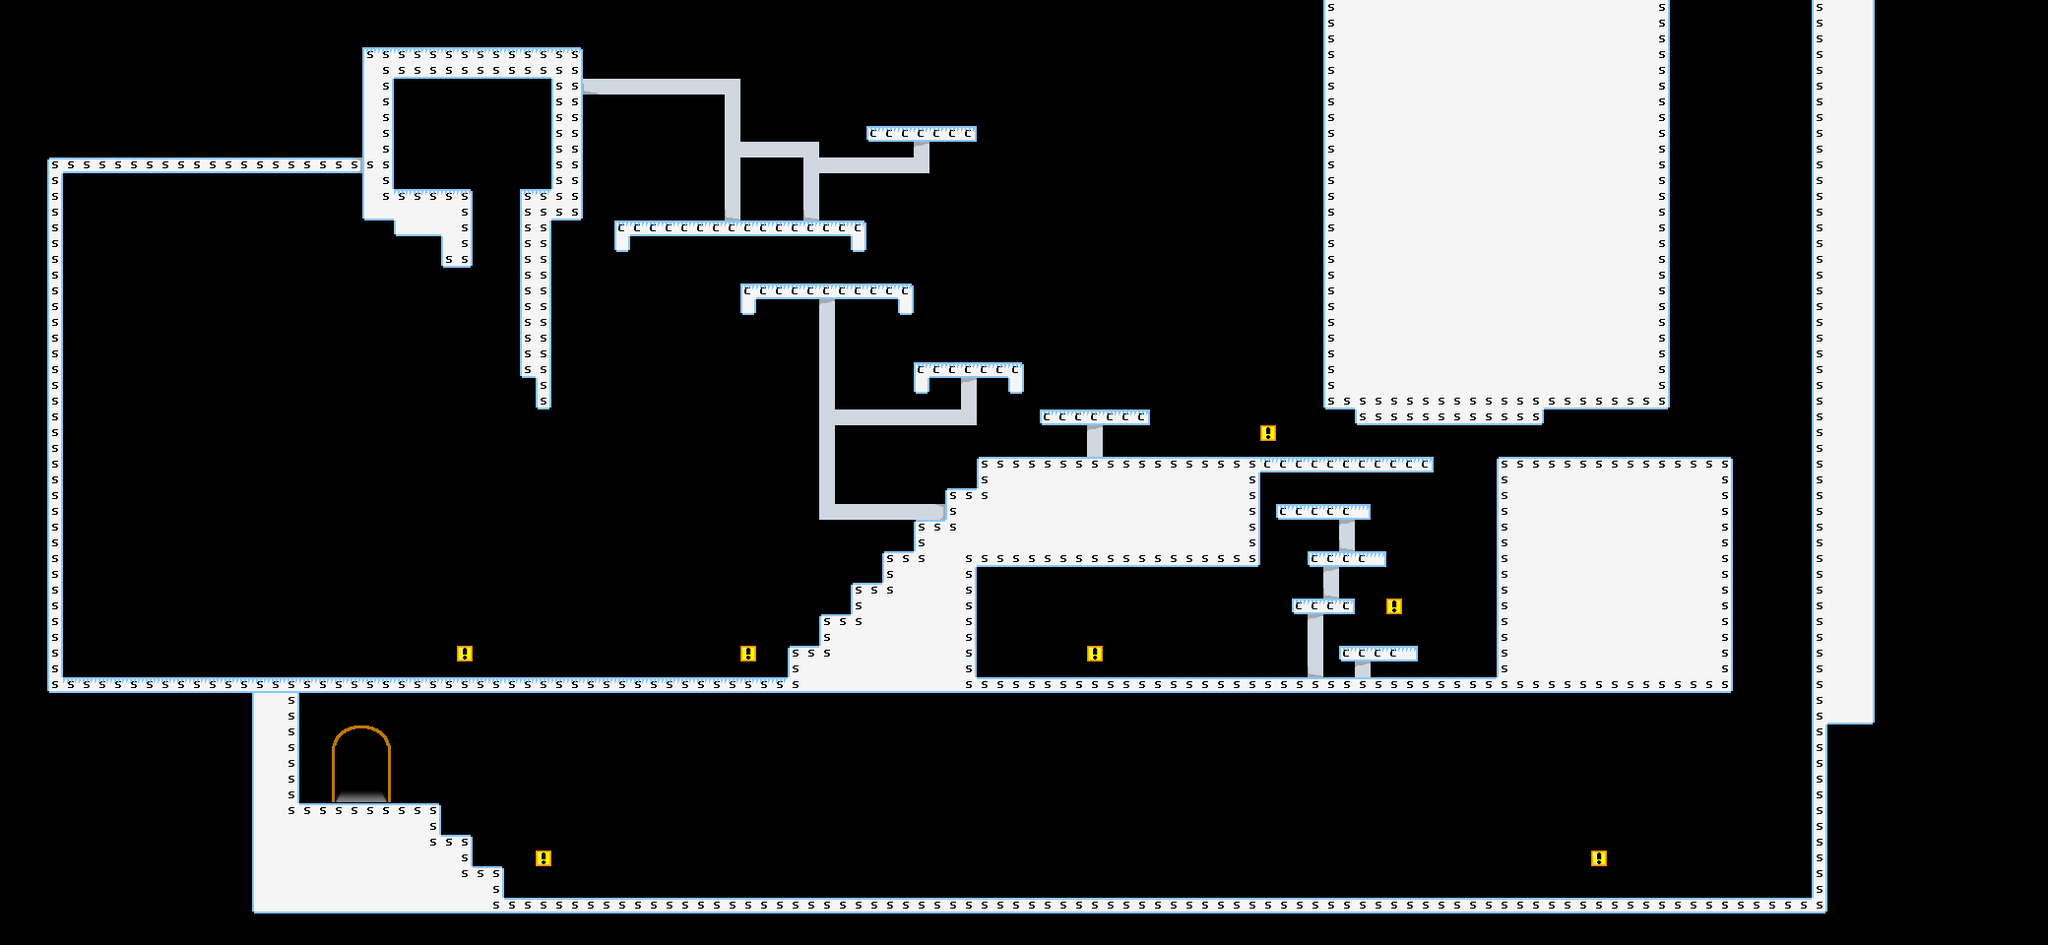

Below is a game level as drawn by its tile map, then a one-line description and the .tmx that defines it (tile-layer data replaced by summaries):
An orthogonal 130x60 tile map with 16x16 px tiles, 3 tile layers (main, collision, main_fg) and 15 objects (7x info, 5x enemy, start, portal, coin).

<map version="1.0" orientation="orthogonal" width="130" height="60" tilewidth="16" tileheight="16">
 <tileset firstgid="1" name="level_tilesheet" tilewidth="16" tileheight="16">
  <image source="level_tilesheet.png" width="1600" height="320" />
  <tile id="0">
   <properties>
    <property name="type" value="solid" />
   </properties>
  </tile>
  <tile id="1">
   <properties>
    <property name="type" value="cloud" />
   </properties>
  </tile>
 </tileset>
 <layer name="main" width="130" height="60">
  <data>[7800 cells, 1862 non-empty, 32 distinct tile ids]</data>
 </layer>
 <layer name="collision" width="130" height="60">
  <data>[7800 cells, 682 non-empty, 2 distinct tile ids]</data>
 </layer>
 <layer name="main_fg" width="130" height="60">
  <data>[7800 cells, 162 non-empty, 4 distinct tile ids]</data>
 </layer>
 <objectgroup name="obj" width="130" height="60">
  <object type="start" x="416" y="160" width="32" height="32" />
  <object type="portal" x="336" y="736" width="64" height="80">
   <properties>
    <property name="info" value="&lt;PRESS DOWN TO ENTER CONNECTION&gt;" />
    <property name="level" value="1" />
   </properties>
  </object>
  <object type="info" x="448" y="640" width="48" height="48">
   <properties>
    <property name="info" value="MOVE WITH &lt;WASD&gt; OR &lt;ARROW&gt; KEYS" />
   </properties>
  </object>
  <object type="info" x="736" y="640" width="48" height="48">
   <properties>
    <property name="info" value="&lt;UP&gt; TO JUMP" />
   </properties>
  </object>
  <object type="info" x="1264" y="416" width="48" height="48">
   <properties>
    <property name="info" value="DOUBLE TAP BACK OR FORWARD TO DASH" />
   </properties>
  </object>
  <object type="info" x="1392" y="592" width="48" height="48">
   <properties>
    <property name="info" value="TRY DASHING TO GET PAST THE GAP" />
   </properties>
  </object>
  <object type="info" x="528" y="848" width="48" height="48">
   <properties>
    <property name="info" value="ENTER CONNECTING WORLDS WITH &lt;DOWN&gt; OR &lt;S&gt;" />
   </properties>
  </object>
  <object type="info" x="1088" y="640" width="48" height="48">
   <properties>
    <property name="info" value="COLLECT GOLD TO UPGRADE IN SHOP" />
   </properties>
  </object>
  <object type="coin" x="1024" y="656" width="32" height="32" />
  <object type="info" x="1600" y="848" width="48" height="48">
   <properties>
    <property name="info" value="ATTACK WITH &lt;SPACE&gt;" />
   </properties>
  </object>
  <object type="enemy" x="1456" y="848" width="32" height="32">
   <properties>
    <property name="id" value="eye" />
    <property name="money" value="2" />
   </properties>
  </object>
  <object type="enemy" x="1376" y="800" width="32" height="32">
   <properties>
    <property name="id" value="eye" />
    <property name="money" value="2" />
   </properties>
  </object>
  <object type="enemy" x="1264" y="848" width="32" height="32">
   <properties>
    <property name="id" value="eye" />
    <property name="money" value="2" />
   </properties>
  </object>
  <object type="enemy" x="1216" y="768" width="32" height="32">
   <properties>
    <property name="id" value="eye" />
    <property name="money" value="2" />
   </properties>
  </object>
  <object type="enemy" x="153" y="604" width="32" height="32">
   <properties>
    <property name="id" value="eye" />
    <property name="money" value="5" />
   </properties>
  </object>
 </objectgroup>
</map>